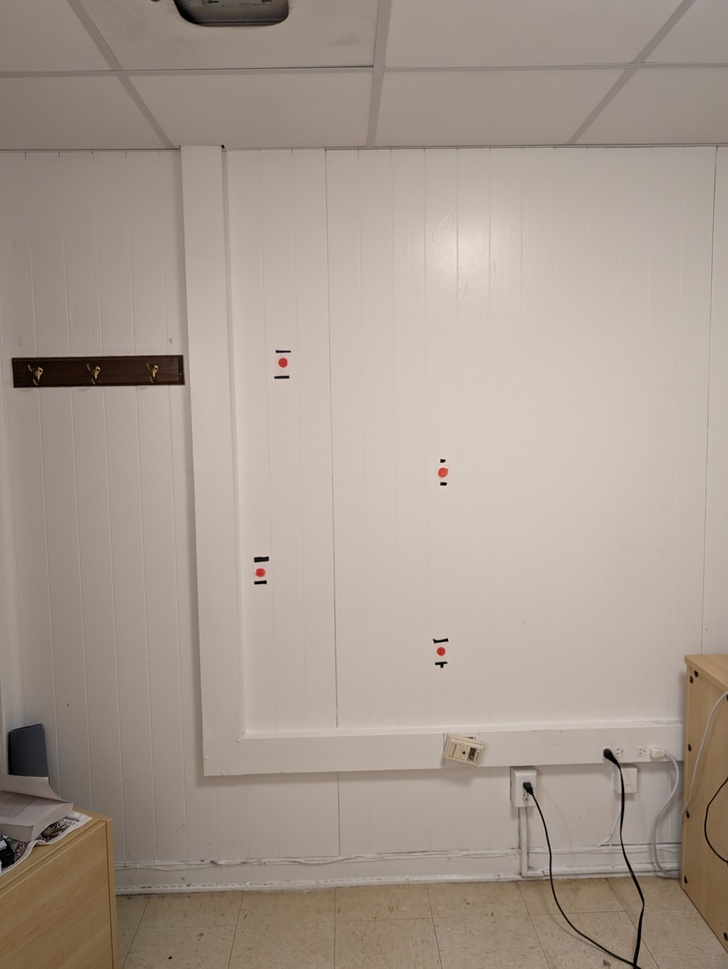
#> input picture dotsBG.jpg, 728 x 969 px, shrunk from 3050 x 4059 before the run
$ python -i getMarkerPositions.py   (imports and definitions only)
#> lines starting #> are read from the running program, lines starting #| are printed output that depends on the picture; after the words box and inside, x2 and y2 are one past the last pixel; in counts of white or black regions, pixels touching at a corner belong together; long printed decimals are rounded
import cv2
import numpy as np

def find_marker_dots(image_path):
#> called with image_path = 'dotsBG.jpg'
    import cv2
    import numpy as np

    image = cv2.imread(image_path, cv2.IMREAD_COLOR)
#> image is the input picture: shape (969, 728, 3); mean B, G, R 143.6, 154.1, 167.3

    # BGR to HSV
    hsv_image = cv2.cvtColor(image, cv2.COLOR_BGR2HSV)
#> hsv_image: shape (969, 728, 3); mean H, S, V 13.2, 39.1, 167.3

    # range for reddish colors in HSV
    lower_red1 = np.array([0, 100, 100])
    upper_red1 = np.array([10, 255, 255])
    lower_red2 = np.array([160, 100, 100])
    upper_red2 = np.array([180, 255, 255])

    # threshold HSV image to get only reddish colors
    mask1 = cv2.inRange(hsv_image, lower_red1, upper_red1)
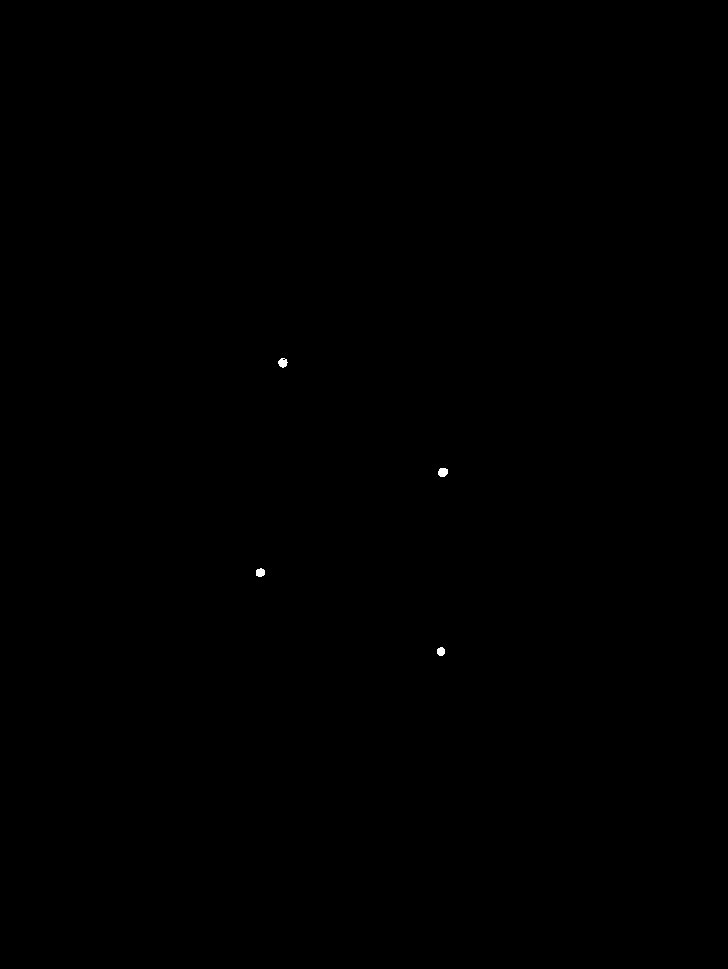
#> mask1: shape (969, 728); 0.04% white; 4 white regions, box (x1, y1, x2, y2) and area: (438, 468, 448, 477) 75, (278, 358, 288, 368) 69, (256, 568, 265, 577) 66, (437, 647, 445, 656) 59
    mask2 = cv2.inRange(hsv_image, lower_red2, upper_red2)
#> mask2: shape (969, 728); 0% white in thin lines or dots, all inside (x1, y1, x2, y2) = (259, 359, 285, 569)
    reddish_mask = cv2.bitwise_or(mask1, mask2)
#> reddish_mask: shape (969, 728); 0.04% white; 4 white regions, box (x1, y1, x2, y2) and area: (438, 468, 448, 477) 75, (278, 358, 288, 368) 71, (256, 568, 265, 577) 67, (437, 647, 445, 656) 59

    kernel = np.ones((5, 5), np.uint8)
    dilated_reddish_mask = cv2.dilate(reddish_mask, kernel, iterations=1)
#> dilated_reddish_mask: shape (969, 728); 0.09% white; 4 white regions, box (x1, y1, x2, y2) and area: (276, 356, 290, 370) 167, (436, 466, 450, 479) 167, (254, 566, 267, 579) 155, (435, 645, 447, 658) 143

    num_labels, labels, stats, centroids = cv2.connectedComponentsWithStats(dilated_reddish_mask, connectivity=8)
#> labels: shape (969, 728) int32; 5 distinct labels, from 0 to 4
#> num_labels = 5; stats = [[0, 0, 728, 969, 704800], [276, 356, 14, 14, 167], [436, 466, 14, 13, 167], [254, 566, 13, 13, 155], [435, 645, 12, 13, 143]]; centroids = [[363.5, 484], [282.5, 362.4], [442.5, 471.9], [259.9, 572.1], [440.5, 651]]

    mask = np.zeros_like(reddish_mask)

    positions = []  # x, y positions of each mask
    groups_count = 0  # number of groups processed
    for label in range(1, num_labels):
        if groups_count >= 4:  # process the first four groups
            break
        mask[labels == label] = 255
        # (x, y)
        positions.append((centroids[label][0], centroids[label][1]))
        groups_count += 1
#> after the loop, groups_count = 4; positions = [(282.5, 362.4), (442.5, 471.9), (259.9, 572.1), (440.5, 651)]

    cv2.imwrite("./markers.jpg", mask)

    print(positions)
#| [(282.455, 362.353), (442.479, 471.904), (259.935, 572.071), (440.524, 651.042)]
    return sort_markers(positions)


def sort_markers(markers):
    # top-left: minimal sum of coordinates (closest to the origin)
    top_left = min(markers, key=lambda point: point[0] + point[1])
#> top_left = (282.5, 362.4)

    # top-right: maximal x minus y (furthest to the right but still towards the top)
    top_right = max(markers, key=lambda point: point[0] - point[1])
#> top_right = (442.5, 471.9)

    # bottom-left: minimal x minus y (furthest to the left but still towards the bottom)
    bottom_left = min(markers, key=lambda point: point[0] - point[1])
#> bottom_left = (259.9, 572.1)

    # bottom-right: maximal sum of coordinates (furthest from the origin)
    bottom_right = max(markers, key=lambda point: point[0] + point[1])
#> bottom_right = (440.5, 651)

    return [top_left, top_right, bottom_left, bottom_right]

#find_marker_dots("dotsBG.jpg")

>>> result = find_marker_dots('dotsBG.jpg')
#> result has the same summary as positions in find_marker_dots
